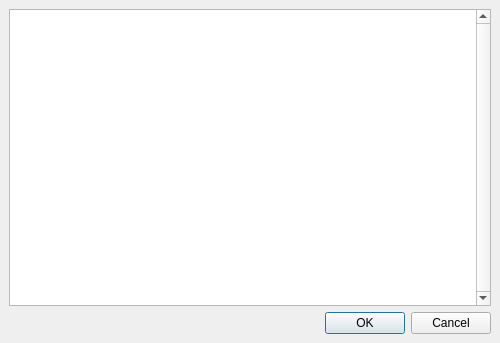
<ui version="4.0" >
 <class>AccountKeysDialog</class>
 <widget class="QDialog" name="AccountKeysDialog" >
  <property name="geometry" >
   <rect>
    <x>0</x>
    <y>0</y>
    <width>500</width>
    <height>343</height>
   </rect>
  </property>
  <property name="windowTitle" >
   <string>Select Account Keys</string>
  </property>
  <layout class="QVBoxLayout" >
   <property name="margin" >
    <number>9</number>
   </property>
   <property name="spacing" >
    <number>6</number>
   </property>
   <item>
    <widget class="QTableView" name="tableView" >
     <property name="verticalScrollBarPolicy" >
      <enum>Qt::ScrollBarAlwaysOn</enum>
     </property>
     <property name="alternatingRowColors" >
      <bool>true</bool>
     </property>
     <property name="selectionMode" >
      <enum>QAbstractItemView::NoSelection</enum>
     </property>
     <property name="gridStyle" >
      <enum>Qt::DotLine</enum>
     </property>
    </widget>
   </item>
   <item>
    <widget class="QDialogButtonBox" name="buttonBox" >
     <property name="orientation" >
      <enum>Qt::Horizontal</enum>
     </property>
     <property name="standardButtons" >
      <set>QDialogButtonBox::Cancel|QDialogButtonBox::NoButton|QDialogButtonBox::Ok</set>
     </property>
    </widget>
   </item>
  </layout>
 </widget>
 <resources/>
 <connections>
  <connection>
   <sender>buttonBox</sender>
   <signal>accepted()</signal>
   <receiver>AccountKeysDialog</receiver>
   <slot>accept()</slot>
   <hints>
    <hint type="sourcelabel" >
     <x>248</x>
     <y>254</y>
    </hint>
    <hint type="destinationlabel" >
     <x>157</x>
     <y>274</y>
    </hint>
   </hints>
  </connection>
  <connection>
   <sender>buttonBox</sender>
   <signal>rejected()</signal>
   <receiver>AccountKeysDialog</receiver>
   <slot>reject()</slot>
   <hints>
    <hint type="sourcelabel" >
     <x>316</x>
     <y>260</y>
    </hint>
    <hint type="destinationlabel" >
     <x>286</x>
     <y>274</y>
    </hint>
   </hints>
  </connection>
 </connections>
</ui>
